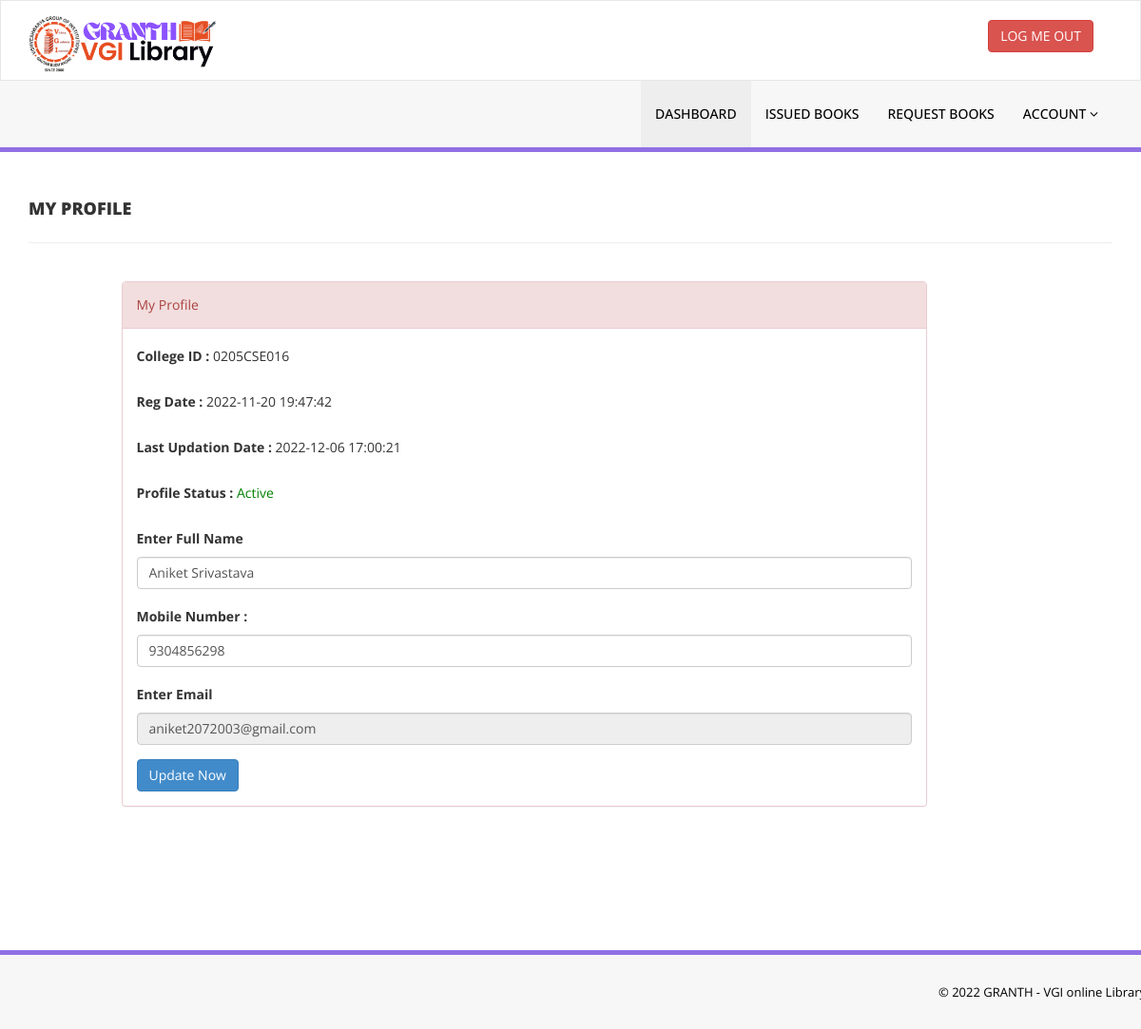
Page /Library/library/my-profile.php (signed in) on the committed database.
### tables this page shows
CREATE TABLE `tblstudents` (
  `id` int(11) NOT NULL,
  `FullName` varchar(120) DEFAULT NULL,
  `collegeid` varchar(11) DEFAULT NULL,
  `EmailId` varchar(120) DEFAULT NULL,
  `MobileNumber` char(11) DEFAULT NULL,
  `Password` varchar(120) DEFAULT NULL,
  `wmode` varchar(20) NOT NULL DEFAULT 'user',
  `Status` int(1) DEFAULT NULL,
  `RegDate` timestamp NULL DEFAULT current_timestamp(),
  `UpdationDate` timestamp NULL DEFAULT NULL ON UPDATE current_timestamp()
);

### Library/library/my-profile.php (the view, shortened to what this page needs)
<?php
include('includes/config.php');
if(strlen($_SESSION['login'])==0)
    {
header('location:http://localhost/php_programs/Library/library/homepage/index.php');
}
else{
?>
<!DOCTYPE html>
<html xmlns="http://www.w3.org/1999/xhtml">
<head>
    <link href="assets/css/bootstrap.css" rel="stylesheet" />
    <link href="assets/css/font-awesome.css" rel="stylesheet" />
    <link href="assets/css/style.css" rel="stylesheet" />
</head>
<body>
<?php include('includes/header.php');?>
    <div class="content-wrapper">
         <div class="container">
        <div class="row pad-botm">
            <div class="col-md-12">
                <h4 class="header-line">My Profile</h4>
                            </div>
        </div>
             <div class="row">
<div class="col-md-9 col-md-offset-1">
               <div class="panel panel-danger">
                        <div class="panel-heading">
                           My Profile
                        </div>
                        <div class="panel-body">
                            <form name="signup" method="post">
<?php
 $collegeid=$_SESSION['collegeid'];
$sql="SELECT collegeid,FullName,EmailId,MobileNumber,RegDate,UpdationDate,Status from  tblstudents  where collegeid=:collegeid ";
$query = $dbh -> prepare($sql);
$query-> bindParam(':collegeid', $collegeid, PDO::PARAM_STR);
$query->execute();
$results=$query->fetchAll(PDO::FETCH_OBJ);
if($query->rowCount() > 0)
{
foreach($results as $result)
{              ?>
<div class="form-group">
<label>College ID : </label>
<?php echo htmlentities($result->collegeid);?>
</div>
<div class="form-group">
<label>Reg Date : </label>
<?php echo htmlentities($result->RegDate);?>
</div>
<?php if($result->UpdationDate!=""){?>
<div class="form-group">
<label>Last Updation Date : </label>
<?php echo htmlentities($result->UpdationDate);?>
</div>
<?php } ?>
<div class="form-group">
<label>Profile Status : </label>
<?php if($result->Status==1){?>
<span style="color: green">Active</span>
<?php } else { ?>
<span style="color: red">Blocked</span>
<?php }?>
</div>
<div class="form-group">
<label>Enter Full Name</label>
<input class="form-control" type="text" name="fullname" value="<?php echo htmlentities($result->FullName);?>" autocomplete="off" required />
</div>
<div class="form-group">
<label>Mobile Number :</label>
<input class="form-control" type="text" name="mobileno" maxlength="10" value="<?php echo htmlentities($result->MobileNumber);?>" autocomplete="off" required />
</div>
<div class="form-group">
<label>Enter Email</label>
<input class="form-control" type="email" name="email" id="emailid" value="<?php echo htmlentities($result->EmailId);?>"  autocomplete="off" required readonly />
</div>
<?php }
}           ?>
<button type="submit" name="update" class="btn btn-primary" id="submit">Update Now </button>
                                    </form>
                            </div>
                        </div>
                            </div>
        </div>
    </div>
    </div>
    <?php include('includes/footer.php');?>
</body>
</html>
<?php } ?>

### Library/library/assets/css/style.css (style rules this page uses)
.content-wrapper { margin-top: 40px; min-height:800px; padding-bottom:90px; }
.header-line { font-weight:900; padding-bottom:25px; border-bottom:1px solid #eeeeee; text-transform:uppercase; }
.pad-botm { padding-bottom:30px; }

### rows in the picture
tblstudents: collegeid "0205CSE016", RegDate "2022-11-20 19:47:42", UpdationDate "2022-12-06 17:00:21", Status "Active", fullname "Aniket Srivastava", mobileno "9304856298", email "aniket2072003@gmail.com"
